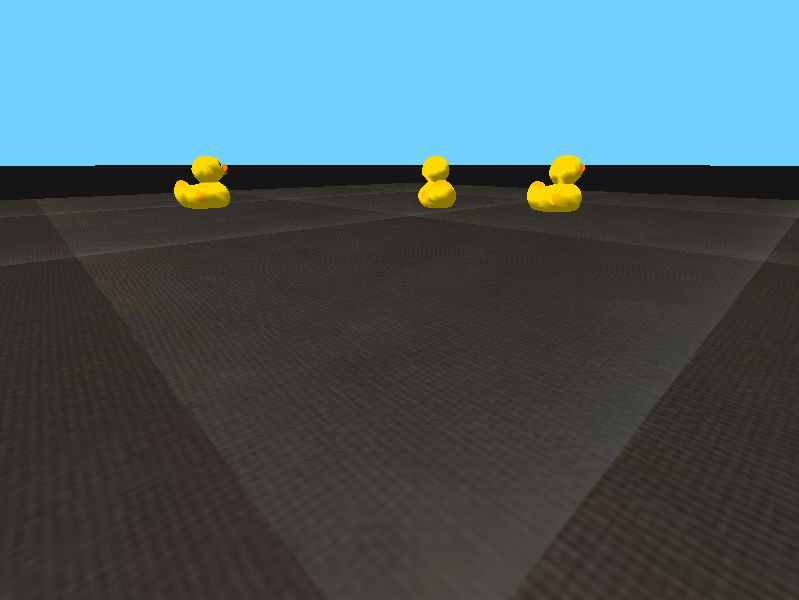
#> input picture braitenberg/img/sim1.png, 799 x 600 px
$ jupyter execute --allow-errors ArquiteturasSensorimotoras01.ipynb   (shell and % lines are left out)
#> lines starting #> are read from the running program, lines starting #| are printed output that depends on the picture; after the words box and inside, x2 and y2 are one past the last pixel; in counts of white or black regions, pixels touching at a corner belong together
# MAC0318 - Arquiteturas sensorimotoras - Notebook 1

*Pré-requisitos*:
- **Software**: Para rodar este notebook corretamente, você deve ter o Python na versão 3.9 ou mais recente e as bibliotecas NumPy e OpenCV. Antes de começar, assegure-se de que essas condições são satisfeitas.
- **Conhecimento**: Esta atividade assume familiaridade com o uso de notebooks Jupyter, a manipulação de matrizes usando a bilbioteca NumPy e a representação de imagens digitais coloridas em matrizes. Recomendamos seguir algum tutorial da internet antes de realizar essa atividade, se esse não for o seu caso.

<span style="color:blue">Se você está rodando o notebook em sala de aula, você deve ativar o ambiente `duckietown` do conda antes de abrir o jupyter notebook e escolher o kernel `duckietown`, para que os requerimentos sejam satisfeitos.</red>

## Processamento de imagem

Este tutorial ensina a implementar um simples filtro por cores em imagem, que será usado para implementar agentes reativos seguindo a arquitetura proposta por Braitenberg.

[cell 1]
# Vamos primeiro carregar os módulo necessários
# para mostrar imagens no notebook:
from pylab import imshow
from matplotlib import pyplot as plt
# para maninpulação de matrizes (numpy):
import numpy as np
from numpy import uint8
# e para manipulação de imagens (opencv):
import cv2

[cell 2]
# Agora vamos carregar uma imagem de arquivo em formato PNG como um vetor multidimensional
img = cv2.imread('img/sim1.png') # devolve vetor multidimensional do numpy
#> img is the input picture: shape (600, 799, 3); mean B, G, R 102.6, 95.9, 73.2
print(type(img), img.dtype) # OpenCV representa pixels comom 8 bits sem sinal
#| <class 'numpy.ndarray'> uint8

[cell 3]
# Podemos visualizar a imagem representada pela matriz
# usando o comando abaixo (do matplotlib)
imshow(img); # Exibe uma matriz RGB como imagem (abaixo)
# Note que as coordenadas das ordenadas (eixo-y) crescem no sentido para baixo
# Essa é a convenção mais comum para representação de imagens

[cell 4]
# A imagem acima está colorida de forma estranha.
# Isso é porque o OpenCV usa o formato BGR para os canais de cores em vez de RGB.
# Vamos consertar isso, manipulando as dimensões do vetor numpy:
img = img[:,:,::-1] # Transforma canais BGR em RGB
# img = cv2.cvtColor(img, cv2.COLOR_BGR2RGB) # alternativa usando função do OpenCV

[cell 5]
# Agora podemos exibir a imagem corretamente
imshow(img); # Exibe uma matriz RGB como imagem (abaixo)
# Mas lembre-se: o OpenCV espera imagens coloridas em formato BGR

## Representação de imagens

Imagens são comumente representadas digitalmente como vetores multidimensionais no espaço $\mathbb{R}^{M \times N \times 3}$ chamado de RGB, no qual $M$ é o número de linhas, $N$ é o número de colunas e as 3 dimensões restante representam os valores de intensidade das cores vermelha (R), verde (G) e azul (B) de cada ponto na imagem (_pixel_). Também é comum a representação com uma quarta dimensão indicando a transparência de cada ponto (RGBA).

[cell 6]
# Dimensões da imagem em RGBA no exemplo acima
img.shape
#> Out = (600, 799, 3)

[cell 7]
# Para obtermos um corte da imagem, basta extrairmor um sub-vetor
corte = img[0:3,0:6,:] # copia retângulo 6x3 no canto esquero superior

[cell 8]
# Amostra do vetor
print(corte)
#> (printed output is left out)

[cell 9]
# Vamos extrair um corte mais interessante e exibí-lo:
corte = img[:img.shape[1]//2,img.shape[1]//2:,:] # Copia retângulo no canto direito superior
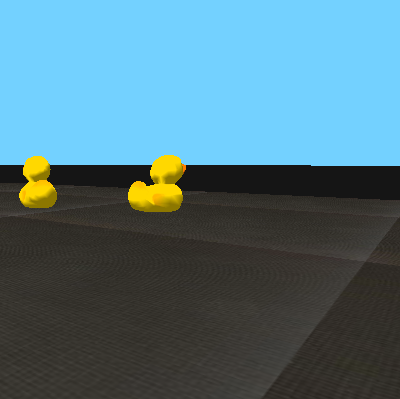
#> corte: shape (399, 400, 3); mean R, G, B 81.2, 117.6, 129.5
imshow(corte);

## Representação em RGB

Os pontos no espaço RGB indicam a intensidade da luz após ser submetida a três filtros ideais independentes (vermelho, azul e verde).
Dessa forma, algumas propriedades esperadas da manipulação de cores que observamos (como combinar tintas no papel) não são satisfeitas.
Em particular, tal representação é incoveniente quando desejamos segmentar os pontos de acordo com uma cor, ou seja, quando queremos selecionar variações de uma cor introduzidas por diferenças na iluminação, superfície dos objetos etc.

[cell 10]
# Exemplo de pontos de "tonalidade" similar, mas representações distantes em RGB
# note como o resultado da modificação de uma coordenada é não trivial
cores_rgb = np.array([[
    [255,255,63],
    [255,255,30],
    [255,230,30],
    [255,230,63],
    [255,200,63]
]], dtype=uint8)
imshow(cores_rgb);
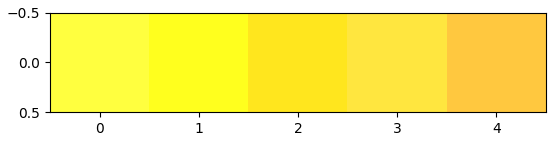
#> figure drawn by matplotlib, 1 panel

## Espaço HSV

O [espaço HSV](https://en.wikipedia.org/wiki/HSL_and_HSV#Examples) (Hue-Saturation-Value) foi desenvolvido para tornar a manipulação de cores mais intuitiva e próxima da experiência cotidiana (quando mexemos com tintas, por exemplo). Nesse espaço cada ponto é representado pela sua matiz (indicando a proximadade com uma cor), saturação (indicando a vibrância da cor) e valor (indicando a luminosidade).

<figure>
    <div style="text-align: center">

    </div>
</figure>

Dado um ponto $(R,G,B)$ no espaço RGB, obtemos sua representação $(H,S,V)$ da seguinte forma.
$V=\max(R,G,B)$ é o valor máximo de uma cor no espaço RGB.
Seja $C=V-L$ com $L=\min(R,G,B)$ (esse valor é conhecido como croma), então $S=V/C$ se $C \neq 0$ e $S=0$ caso contrário.
Por fim, a matiz (_hue_) $H$ é obtida projetando o espaço RGB no hiperplano perpendicular ao vértice preto (0,0,0) e introduzindo coordenadas polares:
$$
H = 60 \times \begin{cases} (G-B)/C \mod 6 & \text{se } V = R \\ (B-R)/C + 2 & \text{se } V = G \\ (R-G)/C + 4& \text{se } V = B \end{cases}
$$

O valor $H$ é indefinido se $C=0$ (ou seja, para tons de cinza).

[cell 11]
def hsv(img):
    "Transforma imagem RGB em HSV (de maneira muito ineficiente!)"
    M, N = img.shape[0], img.shape[1]
    H = np.zeros((img.shape[0],img.shape[1],3), dtype=uint8)
    for i in range(M):
        for j in range(N):
            V = max(img[i,j,0],img[i,j,1],img[i,j,2])
            L = min(img[i,j,0],img[i,j,1],img[i,j,2])
            C = V-L
            if V == img[i,j,0]:
                Hp = ((img[i,j,1]-img[i,j,2])/C) % 6
            elif V == img[i,j,1]:
                Hp = (img[i,j,2]-img[i,j,0])/C + 2
            else:
                Hp = (img[i,j,0]-img[i,j,1])/C + 4
            H[i,j,0] = 60*Hp # hue
            H[i,j,1] = V/C
            H[i,j,2] = V
    return H

[cell 12]
cores_hsv = hsv(cores_rgb)
print(cores_hsv) # note como os pontos em HSV possuem valores mais próximos e fáceis de interpretar
# alguns pontos são indistinguíveis por conta da representação em inteiros de 8 bits

## OpenCV

No lugar da função (ineficiente acima), vamos utilizar a função `cvtColor` da biblioteca OpenCV. Diferentemente da fórmula acima, essa função mapeia a matiz (H) no intervalo [0,180], ou seja, os valores são divididos por 2. O intervalo de valores adotados pelo OpenCV para cada dimensão são:

* Hue: [0,180]
* Saturation: [0,255]
* Value: [0,255]

[cell 13]
hsv = cv2.cvtColor(np.array(cores_rgb,dtype=uint8), cv2.COLOR_RGB2HSV)
print(hsv) # note que a primeira coordenada possui seus valores dividos por 2 com relação a função hsv

## Filtro por cor

Podemos utilizar os valores de _hue_ para filtrar os pontos da imagem dentro de uma tonalidade. A função [`inRange`](https://docs.opencv.org/3.4/d2/de8/group__core__array.html#ga48af0ab51e36436c5d04340e036ce981) da biblioteca OpenCV recebe uma imagem e um intervalo no espaço HSV e devolve uma matriz de 0s e 255s contendo os pontos cujos valores no espaço HSV estão na faixa dada. Vamos usar tal filtro para encontrar os patos nas imagens.

[cell 14]
# Intervalo para pontos amarelados (H em [5,30])
lower_hsv = np.array([5, 100, 100])
upper_hsv = np.array([30, 255, 255])

[cell 15]
# obter representação HSV
hsv = cv2.cvtColor(img, cv2.COLOR_RGB2HSV)
#> hsv: shape (600, 799, 3); mean H, S, V 39.8, 70.5, 111.6
# Construir máscara dos pontos no hiperretângulo do espaço HSV especificado
mask = cv2.inRange(hsv, lower_hsv, upper_hsv)
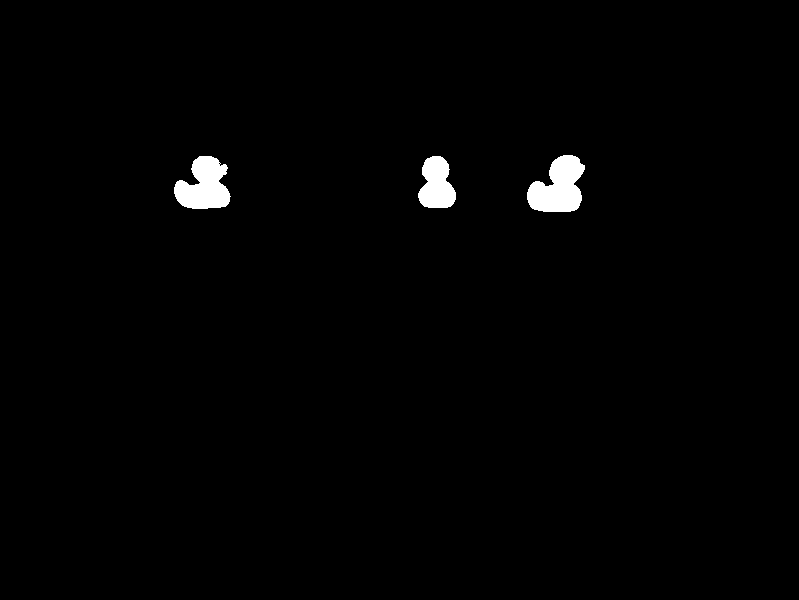
#> mask: shape (600, 799); 1.2% white; 3 white regions, box (x1, y1, x2, y2) and area: (527, 155, 585, 212) 2226, (174, 156, 231, 209) 2044, (418, 156, 456, 208) 1436
print(mask) # matriz de 0s e 255s
#> (printed output is left out)
print(mask.min(), mask.max())
#| 0 255

A função [`bitwise_and`](https://docs.opencv.org/3.4/d2/de8/group__core__array.html#ga60b4d04b251ba5eb1392c34425497e14) recebe duas imagens `img1` e `img2` e uma máscara, e devolve a conjunção lógica de bits ponto a ponto das imagens com a máscara

[cell 16]
# Aplicar máscara na imagem (representada em RGB)
masked = cv2.bitwise_and(img[:,:,:3], img[:,:,:3], mask=mask)
f, ax = plt.subplots(1,3, figsize=(12,5))
ax[0].imshow(img);
ax[0].set_title('Imagem original');
ax[1].imshow(mask, cmap='gray');
ax[1].set_title('Máscara');
ax[2].imshow(masked[:,:,:3]);
ax[2].set_title('Imagem filtrada');
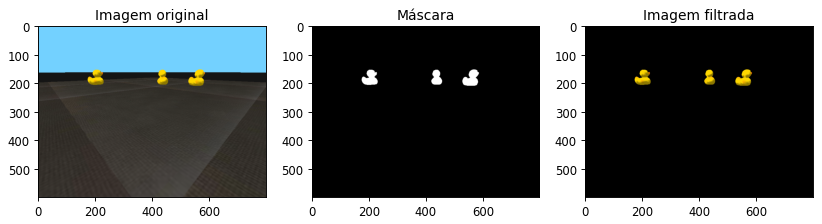
#> figure drawn by matplotlib, 3 panels

[cell 17]
# Exemplo de imagem com patos mais próximos
img_sim = cv2.cvtColor(cv2.imread('img/sim3.png'), cv2.COLOR_BGR2RGB)
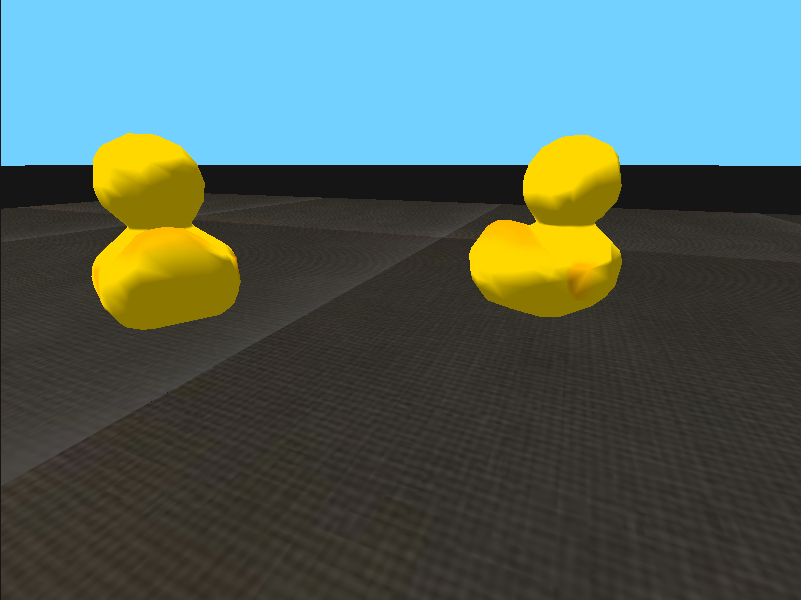
#> input picture braitenberg/img/sim3.png, 801 x 600 px
hsv_sim = cv2.cvtColor(img_sim, cv2.COLOR_RGB2HSV)
#> hsv_sim: shape (600, 801, 3); mean H, S, V 40.8, 85.8, 118.3
mask_sim = cv2.inRange(hsv_sim, lower_hsv, upper_hsv)
#> mask_sim: shape (600, 801); 8.3% white; 2 white regions, box (x1, y1, x2, y2) and area: (91, 133, 241, 330) 20816, (469, 135, 622, 317) 18972
masked_sim = cv2.bitwise_and(img_sim, img_sim, mask=mask_sim)
f, ax = plt.subplots(1,3, figsize=(12,5))
ax[0].imshow(img_sim);
ax[0].set_title('Imagem original');
ax[1].imshow(mask_sim, cmap='gray');
ax[1].set_title('Máscara');
ax[2].imshow(masked_sim);
ax[2].set_title('Imagem filtrada');

[cell 18]
# Vamos carregar uma imagem obtida de uma foto (que introduz uma coloração avermelhada à imagem)
img_real = cv2.cvtColor(cv2.imread('img/oneduck.jpg'), cv2.COLOR_BGR2RGB)
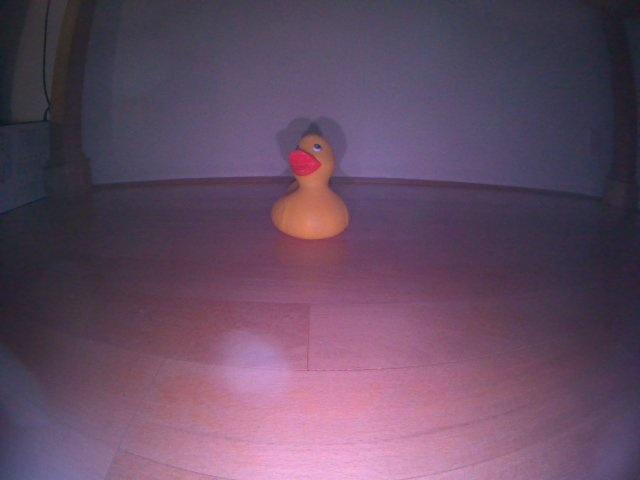
#> input picture braitenberg/img/oneduck.jpg, 640 x 480 px
hsv_real = cv2.cvtColor(img_real, cv2.COLOR_RGB2HSV)
#> hsv_real: shape (480, 640, 3); mean H, S, V 140.9, 73.6, 108.4
mask_real = cv2.inRange(hsv_real, lower_hsv, upper_hsv)
#> mask_real: shape (480, 640); 0.89% white; 6 white regions (4 under 20 px), largest, box (x1, y1, x2, y2) and area: (276, 154, 343, 239) 2587, (303, 138, 322, 152) 131
masked_real = cv2.bitwise_and(img_real, img_real, mask=mask_real)
f, ax = plt.subplots(1,3, figsize=(12,5))
ax[0].imshow(img_real);
ax[0].set_title('Imagem original');
ax[1].imshow(mask_real, cmap='gray');
ax[1].set_title('Máscara');
ax[2].imshow(masked_real);
ax[2].set_title('Imagem filtrada');

[cell 19]
# Outra imagem real (tirada em sala)
img_real = cv2.cvtColor(cv2.imread('img/muitospatos.jpeg'), cv2.COLOR_BGR2RGB)
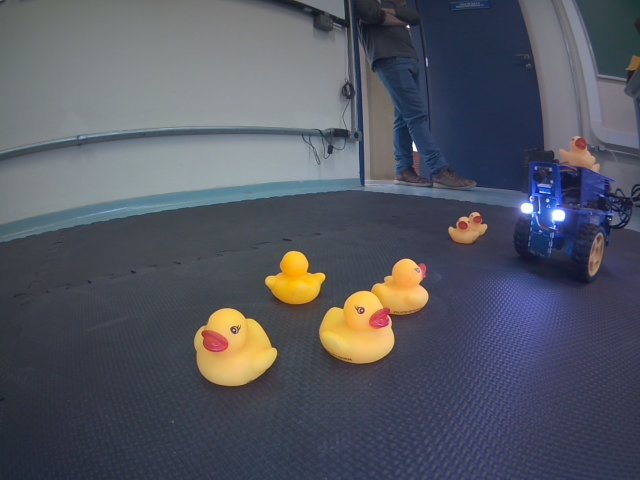
#> input picture braitenberg/img/muitospatos.jpeg, 640 x 480 px
hsv_real = cv2.cvtColor(img_real, cv2.COLOR_RGB2HSV)
#> hsv_real: shape (480, 640, 3); mean H, S, V 104.3, 65.8, 104.4
mask_real = cv2.inRange(hsv_real, lower_hsv, upper_hsv)
#> mask_real: shape (480, 640); 4.1% white; 15 white regions (9 under 20 px), largest, box (x1, y1, x2, y2) and area: (320, 260, 428, 364) 5638, (195, 310, 278, 386) 4192, (266, 252, 326, 305) 1987, (451, 216, 486, 244) 553, (566, 141, 586, 165) 197, (631, 58, 640, 70) 79
masked_real = cv2.bitwise_and(img_real, img_real, mask=mask_real)
f, ax = plt.subplots(1,3, figsize=(12,5))
ax[0].imshow(img_real);
ax[0].set_title('Imagem original');
ax[1].imshow(mask_real, cmap='gray');
ax[1].set_title('Máscara');
ax[2].imshow(masked_real);
ax[2].set_title('Imagem filtrada');

#> (a cell that did not finish here is left out)

[cell 21]
# Mais imagens reais de patos
img_real = cv2.cvtColor(cv2.imread('img/pato1.jpeg'), cv2.COLOR_BGR2RGB)
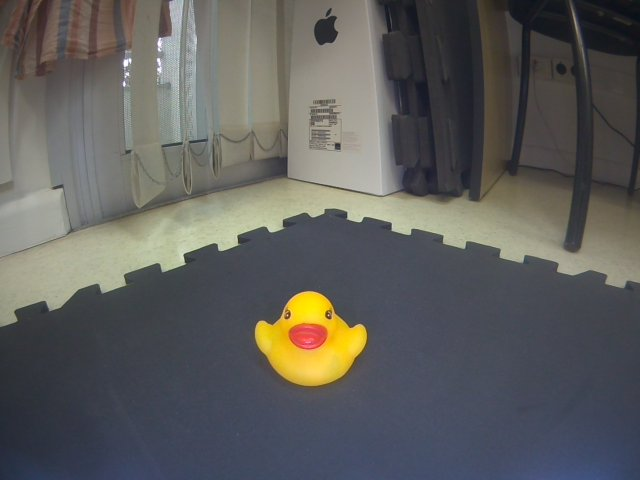
#> input picture braitenberg/img/pato1.jpeg, 640 x 480 px
hsv_real = cv2.cvtColor(img_real, cv2.COLOR_RGB2HSV)
#> hsv_real: shape (480, 640, 3); mean H, S, V 75, 46.2, 103.2
mask_real = cv2.inRange(hsv_real, lower_hsv, upper_hsv)
#> mask_real: shape (480, 640); 2.2% white; 3 white regions (2 under 20 px), largest, box (x1, y1, x2, y2) and area: (254, 291, 368, 389) 6604
masked_real = cv2.bitwise_and(img_real, img_real, mask=mask_real)
f, ax = plt.subplots(1,3, figsize=(12,5))
ax[0].imshow(img_real);
ax[0].set_title('Imagem original');
ax[1].imshow(mask_real, cmap='gray');
ax[1].set_title('Máscara');
ax[2].imshow(masked_real);
ax[2].set_title('Imagem filtrada');

[cell 22]
# Mais imagens reais de patos (note a distorção da lente de olho de peixe)
img_real = cv2.cvtColor(cv2.imread('img/patoperto.jpeg'), cv2.COLOR_BGR2RGB)
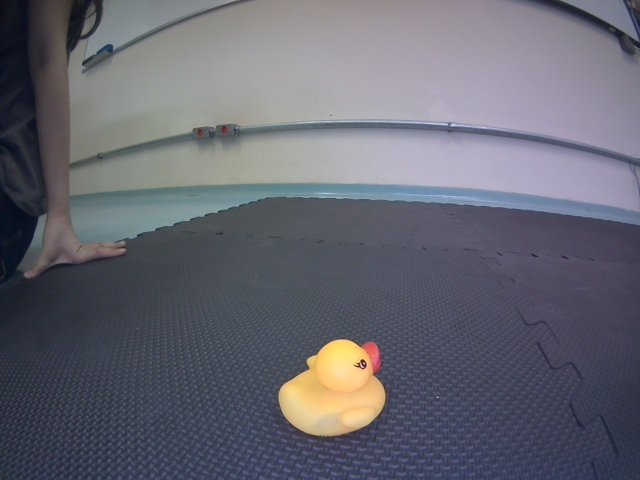
#> input picture braitenberg/img/patoperto.jpeg, 640 x 480 px
hsv_real = cv2.cvtColor(img_real, cv2.COLOR_RGB2HSV)
#> hsv_real: shape (480, 640, 3); mean H, S, V 107, 47, 116.2
mask_real = cv2.inRange(hsv_real, lower_hsv, upper_hsv)
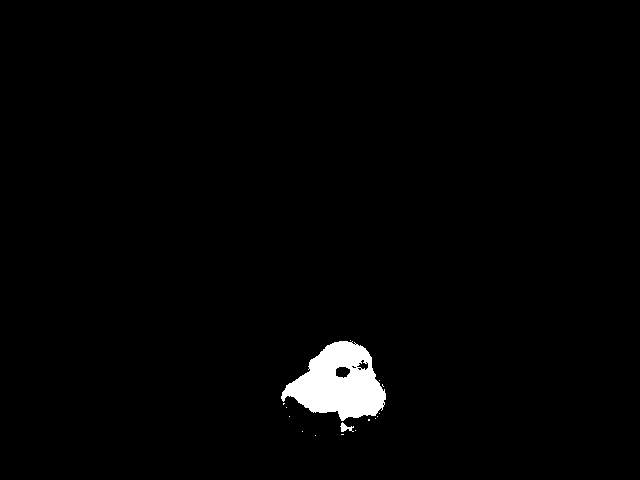
#> mask_real: shape (480, 640); 1.7% white; 16 white regions (14 under 20 px), largest, box (x1, y1, x2, y2) and area: (281, 341, 386, 421) 5039, (340, 422, 354, 432) 68
masked_real = cv2.bitwise_and(img_real, img_real, mask=mask_real)
f, ax = plt.subplots(1,3, figsize=(12,5))
ax[0].imshow(img_real);
ax[0].set_title('Imagem original');
ax[1].imshow(mask_real, cmap='gray');
ax[1].set_title('Máscara');
ax[2].imshow(masked_real);
ax[2].set_title('Imagem filtrada');
